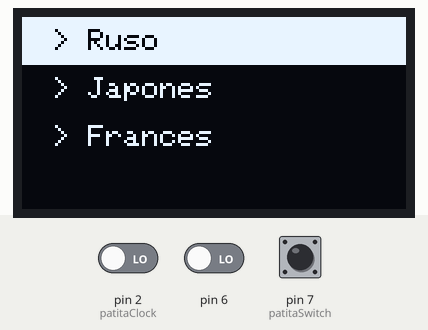
This sketch was run on a simulated Arduino Uno, built with avr-gcc and run on an emulated ATmega328P. Parts: 128×64 one-colour display. The test bench sets the inputs (shaded band); at power-on: pin 7 (patitaSwitch) HIGH, pin 6 LOW, pin 2 (patitaClock) LOW. The audio player accepts every command and is not drawn; what the sketch prints to the serial monitor is not drawn.

Above: at 1.8 s.
1.9 s: pin 7 (patitaSwitch) pulled LOW for 1 s
At 3.3 s:
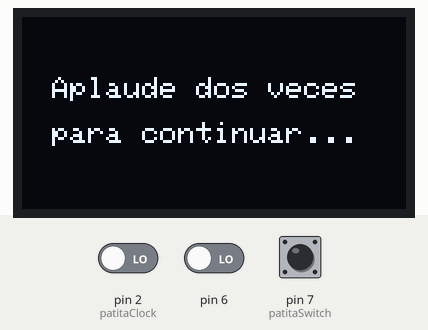
4.4 s: pin 6 driven HIGH
At 4.9 s:
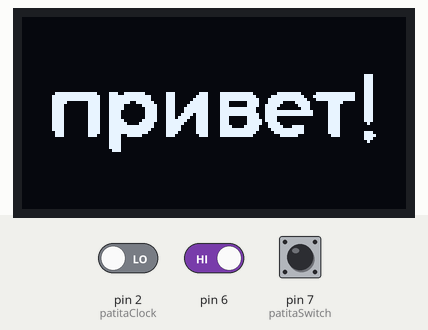
7.4 s: pin 7 (patitaSwitch) pulled LOW for 0.15 s
At 8.2 s:
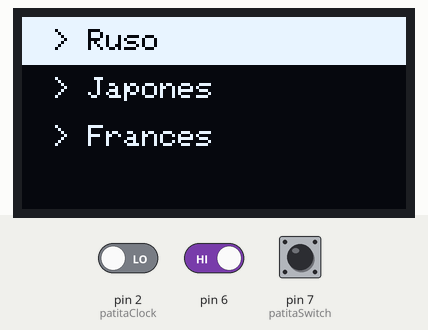
10.5 s: pin 7 (patitaSwitch) pulled LOW for 0.15 s
At 11.1 s:
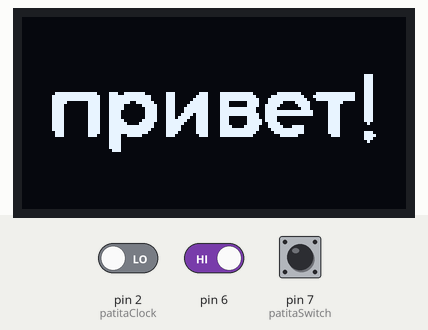
13.6 s: pin 7 (patitaSwitch) pulsed LOW 5 times (0.12 s each, 0.3 s apart)
At 16.2 s:
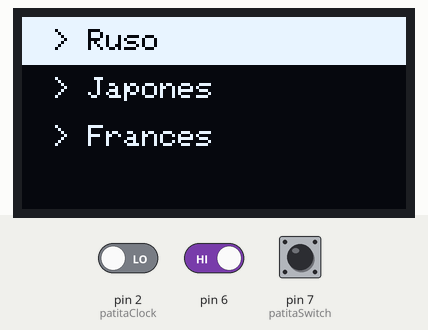
18.1 s: pin 7 (patitaSwitch) pulled LOW for 0.15 s
At 19.6 s:
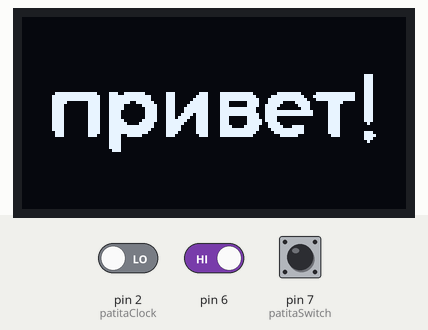
Timing chart, 0 to 21.1 s (numbered marks = the images above; inputs shaded):
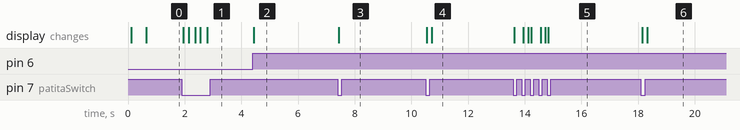

Measured:
- after the input at 1.9 s, the display: changes at once (image 1)
- after the input at 4.4 s, the display: changes at once (image 2)
- after the input at 7.4 s, the display: changes at once (image 3)
- after the input at 10.5 s, the display: first changes at once (image 4 shows a later state)
- after the input at 13.6 s, the display: changes at once (image 5)
- after the input at 18.1 s, the display: first changes after 0.05 s (image 6 shows a later state)

The sketch:

grupo_03_2025_entrega.ino
```cpp
/*
Archivo principal proyecto
  main.ino - CHISPOP
  - Usa: Encoder, Pantalla OLED, Sensor de aplausos, DFPlayer Mini
  - Lógica:
     * Menú de selección con encoder
     * Pantalla de instrucción: "Aplaude dos veces"
     * Reproducción: se activa al detectar 2 aplausos (≈5 s)
*/

// incluir clases que escribimos
#include "Pantalla.h"  //Control pantalla OLED
#include "ReproductorMP3.h"  //Control modulo DFPlayer Mini
#include "SensorEncoder.h"  //Lectura encoder rotativo
#include "SensorAplauso.h"  //Deteccion aplausos mediante microfono

// Objetos principales
//Instancias de la clases que encapsulan pantalla, reproductor y sensores
SensorEncoder encoder;
SensorAplauso sensorAplauso;
Pantalla pantalla;
ReproductorMP3 mp3;

// Estados de la aplicación
bool enModoMenu = true;  //true si se muestra el menu
bool enReproduccion = false;  //true si esta sonando un audio
int idiomaSeleccionado = 0;  //indice del idioma seleccionado en el menú
const int totalIdiomas = 3;
const char* nombresIdiomas[totalIdiomas] = { "> Ruso", "> Japonés", "> Francés" };

// Control de tiempo reproduccion
// 5 segundos
const unsigned long duracionAudioMs = 5000UL;
unsigned long tiempoFinReproduccion = 0UL;

void setup() {
  Serial.begin(9600); //inicio puerto serie para debug
  delay(50);
  Serial.println(F("CHISPOP - version final"));

  // configurar sensores
  encoder.configurar();  //inicializar encoder
  sensorAplauso.configurar();  //inicializar sensor aplausos

  // construir actuadores
  pantalla.iniciar(); //inicializar OLED
  mp3.iniciar();  //inicializar DFPlayer


  pantalla.mostrarMenuIdioma(idiomaSeleccionado);  //mostrar menu inicial
  Serial.println(F("Gira el encoder y presiona para elegir."));
}

void loop() {
  // seleccionar idioma segun encoder
  if (enModoMenu) {
    Serial.println("ESTOY EN MODO MENU");
    int opt = encoder.leerMovimiento();  //leer giro encoder
    if (opt != idiomaSeleccionado) {
      idiomaSeleccionado = opt;  //actualizar idioma
      pantalla.mostrarMenuIdioma(idiomaSeleccionado);
      Serial.print(F("Idioma seleccionado: "));
      Serial.println(nombresIdiomas[idiomaSeleccionado]);
    }

    // si el boton del encoder se presiona
    // salimos del modo menu
    if (encoder.botonPresionado()) {  //boton presionado = salir menu
      enModoMenu = false;
      // instruccion
      pantalla.mostrarMensajeAplauso();  //intruccion aplaudir
      Serial.println(F("Presiona: Aplaude dos veces para continuar."));
      delay(120);  //debounce
    }
  }
  // si no estamos en el modo menu
  // nos concentramos en los aplausos
  else {
    sensorAplauso.leer();  //leer sensor
    sensorAplauso.decidir();  //procesar aplausos


    // AQUI VOY VAMOS QUE SE PUEDE
    // --- detectar aplausos ---
    if (!enReproduccion && sensorAplauso.hayDosAplausos) {
      Serial.println(F("Aplausos detectados -> Reproducir saludo"));

      pantalla.mostrarBitmapIdioma(idiomaSeleccionado);  //mostrar imagen idioma
      mp3.reproducirSaludo(idiomaSeleccionado);  //reproducir audio

      enReproduccion = true;  //activar flag
      tiempoFinReproduccion = millis() + duracionAudioMs;
    }

    // Control no bloqueante de fin de audio
    if (enReproduccion && millis() >= tiempoFinReproduccion) {  //fin de audio
      enReproduccion = false;
      pantalla.mostrarMensajeAplauso();  // volver a instrucción
      Serial.println(F("Reproducción finalizada."));
    }

    // Botón presionado → volver al menú
    if (encoder.botonPresionado()) {  //boton = volver a menu
      enModoMenu = true;
      enReproduccion = false;
      pantalla.mostrarMenuIdioma(idiomaSeleccionado);
      Serial.println(F("Volviendo al menú principal."));
      delay(150); //debounce
    }
  }
}
```

Pantalla.cpp
```cpp
#include "Pantalla.h"
#include "Imagen.h"  // Incluye bitmaps
#include <Wire.h>
#include <Adafruit_GFX.h>
#include <Adafruit_SSD1306.h>

// Definición global del objeto display
Adafruit_SSD1306 display(ANCHO_PANTALLA, ALTO_PANTALLA, &Wire, -1);

// =======================
// Constructor e inicio
// =======================

Pantalla::Pantalla() {}  //Constructor vacio

void Pantalla::iniciar() {
  //Inicializa pantalla OLED con direccion I2C 0x3C
  if (!display.begin(SSD1306_SWITCHCAPVCC, 0x3C)) {
    Serial.println(F("No se pudo inicializar la pantalla OLED"));
    for (;;);  //Bloquea si falla la inicializacion
  }
  display.clearDisplay();  //Limpia la pantalla
  display.display();  //Refresca para mostrar pantalla limpia
}

// =======================
// Menú de selección de idioma
// =======================


void Pantalla::mostrarMenuIdioma(int opcion) {

  const char* idiomas[] = {"> Ruso", "> Japones", "> Frances"}; //Array de opciones
  int total = 3;  //Numero total de idiomas

  display.clearDisplay();  //Limpia pantalla antes de dibujar menu
  display.setTextSize(1);  //Tamaño de texto
  display.setTextColor(SSD1306_WHITE);

  for (int i = 0; i < total; i++) {
    if (i == opcion) {
      display.fillRect(0, i * 16, 128, 16, SSD1306_WHITE);
      display.setTextColor(SSD1306_BLACK);  //Texto negro sobre fondo blanco
    } else {
      display.setTextColor(SSD1306_WHITE);  //Texto blanco para opciones no seleccionadas
    }
    display.setCursor(10, i * 16 + 4);  //Posicion texto
    display.print(idiomas[i]);  //Muestra el nombre del idioma
  }

  display.display(); //Actualiza la pantalla
}

// =======================
// Mostrar mensaje de aplauso
// =======================

void Pantalla::mostrarMensajeAplauso() {
  display.clearDisplay();
  display.setTextSize(1);  //Tamaño texto
  display.setTextColor(SSD1306_WHITE);  //Color texto
  display.setCursor(10, 20);  //Posicion primera linea
  display.println("Aplaude dos veces");  //Mensaje
  display.setCursor(10, 35);  //Posicion segunda linea
  display.println("para continuar...");
  display.display();  //Refresca pantalla para mostrar mensaje
}

// =======================
// Mostrar bitmap según idioma
// =======================

void Pantalla::mostrarBitmapIdioma(int idioma) {
  display.clearDisplay();

  if (idioma == 0) {
    display.drawBitmap(0, 0, imagenRuso, 128, 64, SSD1306_WHITE);
  } else if (idioma == 1) {
    display.drawBitmap(0, 0, imagenJapones, 128, 64, SSD1306_WHITE);
  } else if (idioma == 2) {
    display.drawBitmap(0, 0, imagenFrances, 128, 64, SSD1306_WHITE);
  } else {
    display.drawBitmap(0, 0, imagenPucha, 128, 64, SSD1306_WHITE);  //Imagen por defecto si idioma es invalido
  }

  display.display();
}
```

Pantalla.h
```cpp
#ifndef PANTALLA_H
#define PANTALLA_H

#include <Arduino.h>
#include <Adafruit_SSD1306.h>

// Tamaño del OLED
#define ANCHO_PANTALLA 128
#define ALTO_PANTALLA 64

class Pantalla {
  public:
    Pantalla();  //Constructor
    void iniciar();  //Inicializa pantall OLED
    void mostrarMenuIdioma(int opcion); // Muestra menú de selección de idioma, resalta 'opcion'
    void mostrarBitmapIdioma(int idioma); // Muestra imagen correspondiente al idioma seleccionado
    void mostrarMensajeAplauso(); // Muestra mensaje de instrucciones para aplauso
};

// Objeto global para usar la pantalla en todo el proyecto

extern Adafruit_SSD1306 display;

#endif
```

ReproductorMP3.cpp
```cpp
#include "ReproductorMP3.h"
#include <SoftwareSerial.h>

// Configuración de comunicación serial con DFPlayer
SoftwareSerial mp3Serial(10, 11); // RX, TX
DFRobotDFPlayerMini dfPlayer; // Objeto DFPlayer

// Inicialización del reproductor MP3
void ReproductorMP3::iniciar() {
  mp3Serial.begin(9600); // Inicia comunicación serial con DFPlayer
  if (!dfPlayer.begin(mp3Serial)) { // Verifica conexión con el DFPlayer
    Serial.println("Error DFPlayer");
    return; // Sale si falla la inicialización
  }
  dfPlayer.volume(25);  // volumen inicial
}

// Reproduce saludo según idioma seleccionado
void ReproductorMP3::reproducirSaludo(int idioma) {
  switch (idioma) {
    case 0:
      dfPlayer.play(1); // saludo ruso.mp3
      break;
    case 1:
      dfPlayer.play(2); // saludo japones.mp3
      break;
    case 2:
      dfPlayer.play(3); // saludo frances.mp3
      break;
    default:
      dfPlayer.play(4); // pucha.mp3
      break;
  }
}
```

ReproductorMP3.h
```cpp
#ifndef REPRODUCTORMP3_H
#define REPRODUCTORMP3_H

#include "Arduino.h"
#include "DFRobotDFPlayerMini.h"

// Clase para controlar el reproductor MP3 DFPlayer
class ReproductorMP3 {
  public:

  // Inicializa la comunicación con el DFPlayer y ajusta volumen
    void iniciar();

  // Reproduce un saludo según el idioma seleccionado
  // idioma: 0 = Ruso, 1 = Japonés, 2 = Francés, otro = mensaje de error

    void reproducirSaludo(int idioma); // Reproduce archivo MP3 según idioma
};

#endif
```

SensorAplauso.cpp
```cpp
#include "SensorAplauso.h"

// constructor
SensorAplauso::SensorAplauso() {
}

// destructor
SensorAplauso::~SensorAplauso() {
}

// Configura el pin del sensor como entrada
void SensorAplauso::configurar() {
  //entrada es el sensor
  pinMode(SensorAplauso::patitaSensor, INPUT);
}

// Lee el estado actual del sensor
void SensorAplauso::leer() {
  // lee el valor del sensor (HIGH si hay aplauso, LOW si no)
  // Serial.println("VOY A LEER ATENCION");
  SensorAplauso::valorActual = digitalRead(SensorAplauso::patitaSensor);


  // guardar valor para medir el tiempo entre aplausos
  SensorAplauso::tiempoActual = millis();
}

// Decide si hay dos aplausos consecutivos
void SensorAplauso::decidir() {

 // si el valor actual es HIGH, se considera que hay aplauso
  // si el valor actual es 1
  if (SensorAplauso::valorActual == HIGH) {
    SensorAplauso::hayDosAplausos = true;
  } else {
    SensorAplauso::hayDosAplausos = false;
  }

  // PORHACER
  // por ahora, hayAplauso queda true
  // pero nadie se hace cargo aun
  // de volverlo false


  // guardar lo actual en lo anterior
  // para luego poder actualizar lo actual
  SensorAplauso::valorAnterior = SensorAplauso::valorActual;
  SensorAplauso::tiempoAnterior = SensorAplauso::tiempoActual;
}
```

SensorAplauso.h
```cpp
#ifndef SENSOR_APLAUSO_H
#define SENSOR_APLAUSO_H

#include <Arduino.h>

class SensorAplauso {
public:

  ////////////
  // funciones
  ////////////

// constructor, inicializa objeto
  SensorAplauso();

// destructor, libera recursos si es necesario
  ~SensorAplauso();

//Configura el pin del sensor como entrada
  void configurar();

//Leer el estado actual del sensor
  void leer();

// Decide si se detectaron dos aplausos consecutivos
  void decidir();

 // Detecta aplausos (función extra para uso externo)
  bool detectarAplausos();

  ////////////
  // variables
  ////////////

  // sensor de sonido
  // oops era analogo, lo cambiamos a digital
  // 2025-10-16 :(
  // int patitaSensor = A0;
  int patitaSensor = 6;

 // Estado del sistema: true si hay dos aplausos
  bool hayDosAplausos = false;

  // valores de lectura pueden ser 0 (LOW) o 1 (HIGH)
  bool valorActual = 0;
  bool valorAnterior = 0;

  // momentos de lectura en milisegundos
  unsigned long tiempoActual = 0;
  unsigned long tiempoAnterior = 0;

  // momento de cambio de la luz LED
  unsigned long tiempoCambioLED = 0;

  // Mensaje de depuración
  String mensajeAgua = "aplauso detectado";
};

#endif
```

SensorEncoder.cpp
```cpp
#include "SensorEncoder.h"

//Constructor
SensorEncoder::SensorEncoder() {
  // Estado por defecto
  clockActual = HIGH;
  clockAnterior = HIGH;
  opcionMenu = 0; // Opción inicial del menú
}

//Destructor
SensorEncoder::~SensorEncoder() {
}

void SensorEncoder::configurar() {
  // Pines de encoder: Clock y Data como entradas, switch con pullup
  pinMode(patitaClock, INPUT);
  pinMode(patitaData, INPUT);
  pinMode(patitaSwitch, INPUT_PULLUP);

  // Leer estado inicial
  clockAnterior = digitalRead(patitaClock);
}

// Decisiones internas del encoder: detectar flanco y ajustar opcionMenu
int SensorEncoder::tomarDecisiones() {
  clockActual = digitalRead(patitaClock);

// Determinar dirección del giro
// Detectar flanco HIGH -> LOW
  if (clockAnterior == HIGH && clockActual == LOW) {
    int dataVal = digitalRead(patitaData);

    int nuevaOpcion = opcionMenu;
    if (dataVal == LOW) {
      nuevaOpcion = opcionMenu + 1;
    } else {
      nuevaOpcion = opcionMenu - 1;
    }

    // Ajustar rango circular
    const int maxOpciones = 3;
    if (nuevaOpcion < 0) nuevaOpcion = maxOpciones - 1;
    if (nuevaOpcion >= maxOpciones) nuevaOpcion = 0;

    opcionMenu = nuevaOpcion;
  }

  // Actualizar estado anterior
  clockAnterior = clockActual;
  return opcionMenu;
}

int SensorEncoder::leerMovimiento() {
  return tomarDecisiones();
}

// Botón: devuelve true una vez por pulsación (sin debounce complicado)
bool SensorEncoder::botonPresionado() {
  // El switch del encoder es activo en LOW (presionado)
  // Esta implementación es simple
  static unsigned long lastButton = 0;
  const unsigned long debounceMs = 200;
  if (digitalRead(patitaSwitch) == LOW) {
    unsigned long now = millis();
    if (now - lastButton > debounceMs) {
      lastButton = now;
      // esperar a que suelte no es obligatorio
      return true;
    }
  }
  return false;
}
```

SensorEncoder.h
```cpp
#ifndef SENSORENCODER_H
#define SENSORENCODER_H

#include <Arduino.h>

class SensorEncoder {
  public:
  // Constructor / Destructor
    SensorEncoder(); // Inicializa el estado del encoder
    ~SensorEncoder();  // Destructor

  // Configuración
    void configurar(); // Configura pines del encoder y estado inicial
    int tomarDecisiones(); // Detecta giro del encoder y actualiza opción del menú
    int leerMovimiento();     // Devuelve la opción actual del menú
  // Botón del encoder
    bool botonPresionado(); // Devuelve true una vez por pulsación, debounce simple

    // Pines
    static const int patitaClock = 2;  // Pin Clock
    static const int patitaData = 3; // Pin Data
    static const int patitaSwitch = 7;  // Pin Switch (botón)

    // Estado interno público
    int clockActual;    // Estado actual del pin Clock
    int clockAnterior; // Estado anterior del pin Clock
    int opcionMenu; // Opción actual del menú
};

#endif
```

cableado.ino
```cpp
// El sensor de sonido tiene 3 patitas

// La primera patita es Out, da salida HIGH (8)
// en condiciones de silencio y LOW cuando detecta sonido

// La segunda patita es GND, cable a tierra (GND)
// La tercera patita es VCC, suministra energía al sensor. Recomendado que
//se alimente entre 3.3V a 5V (5V)
//Tiene potenciometro para ajustar sensibilidad de señal OUT

//https://afel.cl/products/sensor-sonido-digital


//El encoder rotatorio tiene 5 patitas

//La primera es GND, conexión a tierra (GND)

//El segundo es VCC (+), alimentación de voltaje de entre 3.3V y 5V (5V)

//La tercera es SW, salida del interruptor del botón (pin 7)

//La cuarta es DT (output B), se usa para determinar rotación (pin -3)

//La quinta es CLK (output A), se usa para determinar cantidad de rotación
//cada ve que el mando es girado en cualquier dirección (pin 2)

//https://afel.cl/products/encoder-rotatorio-ky-040-360-grados


//El modulo microfono amplificador tiene 3 patitas

//La primera patita es OUT, pin de salida analógica que entrega la señal de sonido amplificada. (A0)

//La segunda patita es GND, conexión a tierra. (GND)

//La tercera es VCC, pin de fuente de alimentación de entre 2,4V a 5,5V. (3,3 V o 5V)

//incluye un potenciometro pequeño que se usa para ajustar la ganancia (cuanto amplifica el modulo la señal de sonido)

//https://afel.cl/products/modulo-microfono-amplificador-max4466?_pos=1&_sid=0ce6bddc2&_ss=r


//La Shield Data Logger es una extensión que permite registrar datos, se conecta directo a una placa Arduino

//tiene slot para tarjeta SD

//Voltaje de operacion de 5V DC

//https://afel.cl/products/shield-data-logger-para-arduino-uno-mega?utm_term=&hsa_kw=&hsa_mt=&gad_campaignid=1711725544


//La Pantalla LCD OLED tiene 4 patitas

// La primera es GND, conexión a tierra (GND)
//La segunda es VCC, pin de alimentación, va entre 1,8V y 6V (5V)
//La tercera es SCL, pin de señal de reloj de interfaz I2C (A5)
//La cuarta es SDA, pin de señal de datos de interfaz I2C (A4)

//https://afel.cl/products/pantalla-lcd-oled-1-3-128x64-caracteres-azules

//El modulo reproductor MP3 tiene 8 por lado, se conecta 5 patitas a arduino usando resistencias

// VCC va a 5V
// RX va a -5
// TX va a 4
// SPK1 se conecta al altavoz
// GND va a GND
// SPK2 va al altavoz

// https://afel.cl/products/modulo-reproductor-mp3-dfplayer-mini?utm_term=&hsa_kw=&hsa_mt=&gad_campaignid=1711725544 
```

creditos.ino
```cpp
// 01-antokiaraa
// 16-javieramoraga-rgb
// 18-ppia97
// 19-hiinalia
// 24-joquape

/* REFERENCIAS
 * Encoder KY-040:
 *  - Luis Llamas. "Rotary encoder KY-040 con Arduino" (tutorial).
 *    https://www.luisllamas.es/arduino-encoder-rotativo/
 *
 * DFPlayer Mini:
 *  - DFRobot. "DFPlayer Mini MP3 Player" (documentación y ejemplos).
 *    https://wiki.dfrobot.com/DFPlayer_Mini_SKU_DFR0299
 *
 * Pantalla OLED SSD1306:
 *  - Adafruit. "Monochrome OLED Breakouts" (biblioteca y ejemplos).
 *    https://learn.adafruit.com/monochrome-oled-breakouts/arduino-library-and-examples
 *
 * Sensor de sonido (microphone module):
 *  - Random Nerd Tutorials. "Guide for Microphone Sound Sensor with Arduino"
 *    https://randomnerdtutorials.com/guide-for-microphone-sound-sensor-with-arduino/
 *
 * SoftwareSerial (documentación Arduino):
 *  - Arduino Reference: SoftwareSerial.
 *    https://www.arduino.cc/reference/en/language/functions/communication/softwareserial/
 *
 * Bibliotecas recomendadas para instalar:
 *  - Adafruit SSD1306
 *  - Adafruit GFX
 *  - DFRobotDFPlayerMini (busca "DFRobotDFPlayerMini")
 *
 * Ejemplos consultados (en Arduino IDE):
 *  - File → Examples → Adafruit SSD1306 → ssd1306_128x64_i2c
 *  - File → Examples → SoftwareSerial
 *  - Ejemplos incluidos en la biblioteca DFRobotDFPlayerMini
 *
 * Fecha de consulta: 2025-09-29
 */
```

Source omitted: Imagen.h (data table, 25404 bytes)
